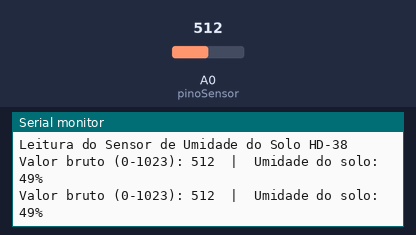
Recording of a sketch running on a simulated Arduino Uno, built with avr-gcc and run on an emulated ATmega328P. Shown: the last lines printed to the serial monitor. The inputs (shaded band) are chosen by the test bench; at power-on: A0 (pinoSensor) = 512.

Above: at 2.8 s.
2.9 s: A0 (pinoSensor) set to 716
At 4.8 s:
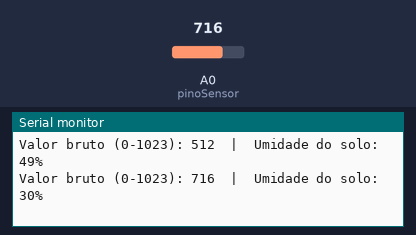
5.6 s: A0 (pinoSensor) set to 900
At 7.5 s:
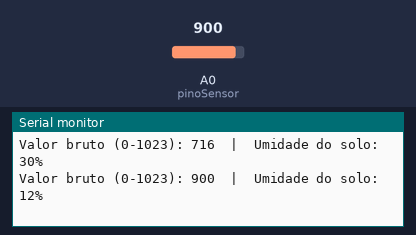
Timing chart, 0 to 9.0 s (numbered marks = the images above; inputs shaded):
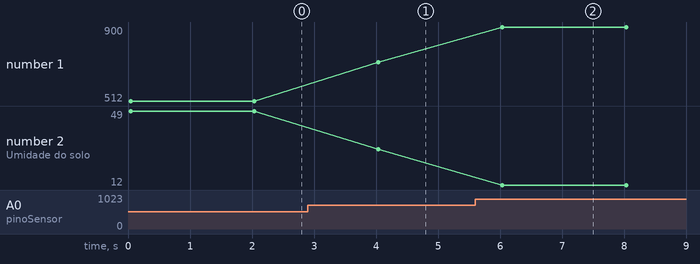

The sketch:

Sensor_HD38.ino
```cpp
/*==================== PROGRAM ==============================
 * Program: Teste_Sensor_HD38
 * Date of Create: 14/10/2025
 * Update in: 14/10/2025
 * Author: Jefferson Bezerra dos Santos
 * Description: Programa para testar o sensor de umidade do solo HD-38.
 *              O código realiza a leitura analógica do sensor,
 *              converte o valor em porcentagem de umidade e exibe
 *              os resultados no Monitor Serial.
 *===========================================================
 */

/*==================== ESTRUTURA DE PINOS ====================
 * HD-38 → Arduino
 * ----------------
 * VCC   → 5V
 * GND   → GND
 * AOUT  → A0  (Saída analógica)
 * DOUT  → Não utilizado neste teste
 * ==========================================================
 */

#include <Arduino.h>          // Biblioteca base do Arduino
#include <Servo.h>

const int pinoSensor = A0;    // Define o pino analógico conectado à saída AOUT do sensor HD-38
int leituraSensor;            // Variável para armazenar a leitura bruta (0–1023)
int umidadePercentual;        // Variável para armazenar o valor convertido em porcentagem (0–100%)

void setup() {
  Serial.begin(9600);         // Inicializa a comunicação serial a 9600 bps
  Serial.println("Leitura do Sensor de Umidade do Solo HD-38");
}

void loop() {
  leituraSensor = analogRead(pinoSensor);  // Realiza a leitura analógica do sensor (retorna valor de 0 a 1023)

  // Converte o valor lido em porcentagem de umidade
  // Solo seco ≈ 1023 (tensão alta)
  // Solo úmido ≈ 0   (tensão baixa)
  umidadePercentual = map(leituraSensor, 1023, 0, 0, 100);

  // Exibe os resultados no Monitor Serial
  Serial.print("Valor bruto (0-1023): ");
  Serial.print(leituraSensor);
  Serial.print("  |  Umidade do solo: ");
  Serial.print(umidadePercentual);
  Serial.println("%");

  delay(2000);  // Aguarda 2 segundos antes da próxima leitura
}
```

Measured:
- after the input at 2.9 s, the serial monitor: prints a new line after 1.1 s (image 1)
- after the input at 5.6 s, the serial monitor: prints a new line after 0.43 s (image 2)
- plotted number 1: 512 → 716 after the input at 2.9 s, 716 → 900 after the input at 5.6 s
- plotted number 2: 49 → 30 after the input at 2.9 s, 30 → 12 after the input at 5.6 s
